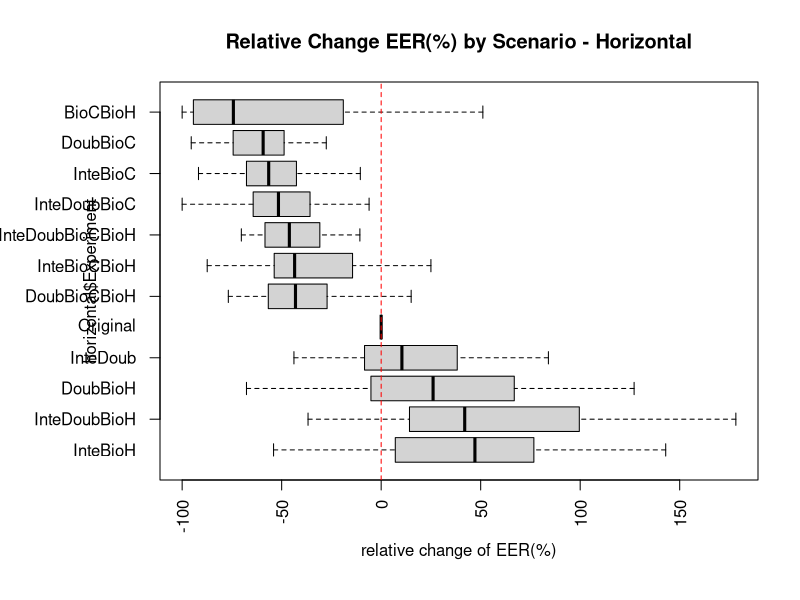

Generate this figure with R:
hOriginal<-c(0.0137931034,0.1172413793,0.1941747573,0.027972028,0.156,0.0502283105,0.087804878,0.1124497992,0.0220588235,0.1398601399,0.1623616236,0.1004366812,0.1836734694,0.1388888889,0.1352040816,0.1529411765,0.1,0.0522648084,0.0381679389,0.00456621,0.1728395062,0.0230769231,0.1166180758,0.0574712644,0.0546875,0.0072463768,0.0693641618,0.1481481481,0.1471698113,0.0444444444,0.0718954248,0.0847457627,0.1818181818,0.1379310345,0.2055674518,0.1118012422,0.032537961,0.0987341772,0.0419847328,0.135678392,0.0289855072)
hBioCBioH<-c(0.002008032128514056,0.004487776901570005,0.03680203045685279,0.010642642029503343,0.040160642570281124,0.001557632398753894,0.015986627155991185,0.14953271028037382,0.0017985611510791368,0.002008032128514056,0.13148148148148148,0.1074561403508772,0.0,0.1873065015479876,0.09974424552429667,0.12248995983935743,0.03306878306878307,0.0,0.025139664804469275,0.0743801652892562,0.040106951871657755,0.05622489959839357,0.001072961373390558,0.03076923076923077,0.05252918287937743,0.008620689655172414,0.015351232600435777,0.002617801047120419,0.06818181818181818,0.051094890510948905,0.010040160642570281,0.013157894736842105,0.07707725947521865,0.00778816199376947,0.001072961373390558,0.03477583638087498,0.4041916167664671,0.0,0.0019157088122605363,0.026759530791788857,0.043795620437956206)
hDoubBioC<-c(0.004016064257028112,0.06756756756756757,0.07106598984771574,0.025547445255474453,0.03614457831325301,0.024922118380062305,0.05472228554061241,0.06542056074766354,0.008992805755395683,0.050200803212851405,0.09444444444444444,0.039473684210526314,0.08115183246073299,0.04953560371517028,0.029411764705882353,0.101334750767777,0.04497354497354497,0.019230769230769232,0.019553072625698324,0.045454545454545456,0.07034396250082525,0.002008032128514056,0.054032833243659206,0.025,0.007782101167315175,0.0072992700729927005,0.029595015576323987,0.03795811518324607,0.056818181818181816,0.0036496350364963502,0.03413654618473896,0.015789473684210527,0.1316660592808552,0.018691588785046728,0.05150214592274678,0.029595015576323987,0.017964071856287425,0.039461604924937894,0.0019157088122605363,0.06463831867057673,0.0072992700729927005)
hDoubBioH<-c(0.02125744356737294,0.22788730374937272,0.20440096594549306,0.04667959777448828,0.15575120996807745,0.047646481457773227,0.11549274371248386,0.22330443268400704,0.04387960220059247,0.1481029011149493,0.26711833785004513,0.16581565854935848,0.1737721266517078,0.22512485593545908,0.13940364690170476,0.2387550200803213,0.10961582700713135,0.038566854831915076,0.08667747025459507,0.13831654024680176,0.20510662177328842,0.0754556688291628,0.10612620278031507,0.0686335403726708,0.07204523346303501,0.0676440976591996,0.10385716600939982,0.10011357655336713,0.17322876653862568,0.0880778588807786,0.11406409953539648,0.0644513826940232,0.1790345602526725,0.07664625631109678,0.18344659036719124,0.1409657320872274,0.40718562874251496,0.09138405875364511,0.013571677364780812,0.10797491039426524,0.056726654920714825)
hInteBioC<-c(0.004016064257028112,0.04885654885654886,0.07614213197969544,0.032846715328467155,0.07630522088353414,0.02336448598130841,0.03271028037383177,0.06230529595015576,0.02158273381294964,0.08032128514056225,0.08518518518518518,0.08991228070175439,0.06282722513089005,0.04489164086687306,0.034526854219948847,0.10936687928183322,0.04497354497354497,0.022727272727272728,0.0111731843575419,0.049586776859504134,0.05789925397768535,0.009870250231696015,0.0669083697243459,0.019230769230769232,0.013618677042801557,0.06204379562043796,0.04027335098049808,0.04319371727748691,0.11553030303030302,0.0036496350364963502,0.03413654618473896,0.039473684210526314,0.08984375,0.01557632398753894,0.07081545064377683,0.024922118380062305,0.020958083832335328,0.03323793066205854,0.009578544061302681,0.10756761159986966,0.0072992700729927005)
hInteBioH<-c(0.014360891843235008,0.1860778550433723,0.2496919816667488,0.06796488183349497,0.22834929461435485,0.03996500661460334,0.12186763923714003,0.22170926697443982,0.06382247143461701,0.2306709354902126,0.23884372177055102,0.1775006546216287,0.16565160095451795,0.23341845382025264,0.15176802283459756,0.23459721237892747,0.11746031746031746,0.05109950290673182,0.0592136125207898,0.13625042454432243,0.14811513831121675,0.07361754711152302,0.14669853226391721,0.08031533683707598,0.09742825875486381,0.20859551975836899,0.13921452109556479,0.09476716806559737,0.2572289799402475,0.0880778588807786,0.11733207339160563,0.10771632471008027,0.11602587463556852,0.0633526694596627,0.23053767286599902,0.11973452526073411,0.40918562874251496,0.07186251215034022,0.034221525600835946,0.23305637015314434,0.043795620437956206)
hInteDoub<-c(0.0129206481096801,0.18366908022080436,0.174227490020206,0.06842427645347353,0.23087220677582124,0.05502923227926428,0.11790897348225819,0.13669631798220921,0.056072788827761316,0.20031173645631478,0.19448961156278227,0.12676747839748626,0.20782134843466182,0.2080461458498113,0.12534151514887004,0.21796598157335223,0.10129974695192087,0.053521779425393885,0.036867243805705996,0.09536208913543907,0.14286657423912325,0.02157862218103182,0.14712083484528085,0.04349020544672719,0.048759727626459144,0.06569343065693431,0.09587992725046368,0.1116720684783512,0.18899381135296628,0.03317112733171128,0.07032049767698244,0.10071364852809991,0.1572256134596696,0.07747878397249973,0.22698100460975995,0.10571583367194906,0.059880239520958084,0.08557889620909385,0.03847589192416778,0.17159498207885304,0.004310344827586207)
hDoubBioCBioH<-c(0.0054563079905830215,0.16551724137931034,0.1280370607658568,0.02097902097902098,0.07738646895273402,0.030619212222079972,0.06394650862396474,0.0784446195998949,0.03676470588235294,0.0979020979020979,0.09245709123757903,0.038328096360303744,0.07666417352281227,0.039089512101421434,0.0315634192540349,0.08628632175761872,0.05197837589141937,0.02108433734939759,0.04198473282442748,0.028595418695045095,0.12190532778768072,0.02123880135928329,0.050472978891127264,0.03327759197324415,0.02146157587548638,0.0603448275862069,0.07981740586678192,0.0593991523310895,0.08322663252240717,0.03333333333333333,0.06209150326797386,0.03916146297948261,0.09762588070942663,0.05483940272854227,0.09282109362581466,0.08126777732629012,0.017964071856287425,0.06358678042985204,0.00974025974025974,0.0680596285434995,0.01658066951925497)
hInteBioCBioH<-c(0.002008032128514056,0.14241881138432863,0.1482800256271253,0.03496503496503497,0.10956647101225414,0.024495369777663978,0.06700098776688701,0.05192733551026536,0.04411764705882353,0.15034965034965034,0.08699186991869919,0.034956794972505895,0.09367097624390071,0.03190323382522429,0.03454867627418975,0.08642806520198441,0.05368069933287325,0.030120481927710843,0.015267175572519083,0.028812408015396807,0.07993332012939855,0.023246833487797346,0.07924273326743327,0.034460105112279024,0.027328550583657588,0.14655172413793102,0.10138116075126502,0.047480539627136484,0.12601365770379855,0.03333333333333333,0.06209150326797386,0.05508474576271186,0.06586719509232264,0.04621871307336986,0.11365442695914799,0.05952864689150752,0.020958083832335328,0.04648180149044173,0.022727272727272728,0.14165852069077875,0.0036496350364963502)
hInteDoubBioC<-c(0.008904583852651988,0.1458670872463976,0.08539500271056133,0.02097902097902098,0.14653485737823088,0.019929159732001878,0.02756629435453233,0.04012310925946778,0.01830300465509945,0.10191816215912601,0.08523035230352304,0.056592039800995024,0.07169569398440004,0.05324738423990418,0.02943358676012325,0.11957240727616347,0.04838969404186796,0.018556744460358918,0.028487355537549577,0.04164308087097626,0.076021654453027,0.011538461538461539,0.06342984772081733,0.010797897754419493,0.03514105058365759,0.0,0.03201699890155403,0.04622704230034073,0.07725138711054204,0.022222222222222223,0.030159855106701314,0.04808206958073149,0.04670417274052478,0.06190245998496079,0.1606262915275791,0.06989028850060951,0.008982035928143712,0.04370072362026137,0.013571677364780812,0.0680596285434995,0.004310344827586207)
hInteDoubBioH<-c(0.03160227115357984,0.496551724137931,0.28266226405795675,0.0979020979020979,0.21537431778395633,0.058123159646652156,0.10885191094901603,0.18413842285027962,0.09183241641980534,0.2802398404808043,0.17583559168925023,0.09403639696255564,0.1993802756704776,0.14690628460373778,0.13179647879332768,0.20879990550437041,0.14337474120082816,0.06674951554469627,0.04757132500319843,0.07480470961168345,0.21243480557206046,0.040639481000926785,0.16737258974711897,0.03830625895843287,0.062469601167315175,0.1724137931034483,0.19298435164676858,0.23517271946591317,0.20894686299615878,0.04063260340632603,0.17595873690841798,0.15022301516503123,0.1742627854713314,0.17708669029970997,0.3739866475917978,0.22311391033455236,0.059880239520958084,0.3680473053245491,0.026558690351793802,0.19208211143695014,0.02586206896551724)
hInteDoubBioCBioH<-c(0.006024096385542169,0.1458670872463976,0.08815484697649204,0.013986013986013986,0.11708371949335805,0.026159689327017455,0.05316465314185852,0.07193259017377923,0.01830300465509945,0.10392619428764008,0.08979223125564588,0.0672623723487824,0.07169569398440004,0.09608822399493797,0.056279077887276,0.11640680368532955,0.049045318610536,0.015544696267587834,0.020853767751290032,0.03414279784142798,0.07580709051297287,0.013716404077849862,0.07537319035523468,0.022336359292881032,0.02925887645914397,0.0,0.037365170259125204,0.05661514169367572,0.13142872385830132,0.03317112733171128,0.02563193952279707,0.052765388046387154,0.06775009110787172,0.042270920614459126,0.10710737561595932,0.06369362047947988,0.0658682634730539,0.046238794686251215,0.013571677364780812,0.09636689475399152,0.0)

hBioCBioH<-(hBioCBioH-hOriginal)/hOriginal*100
hDoubBioC<-(hDoubBioC-hOriginal)/hOriginal*100
hDoubBioH<-(hDoubBioH-hOriginal)/hOriginal*100
hInteBioC<-(hInteBioC-hOriginal)/hOriginal*100
hInteBioH<-(hInteBioH-hOriginal)/hOriginal*100
hInteDoub<-(hInteDoub-hOriginal)/hOriginal*100
hDoubBioCBioH<-(hDoubBioCBioH-hOriginal)/hOriginal*100
hInteBioCBioH<-(hInteBioCBioH-hOriginal)/hOriginal*100
hInteDoubBioH<-(hInteDoubBioH-hOriginal)/hOriginal*100
hInteDoubBioC<-(hInteDoubBioC-hOriginal)/hOriginal*100
hInteDoubBioCBioH<-(hInteDoubBioCBioH-hOriginal)/hOriginal*100
hOriginal<-(hOriginal-hOriginal)/hOriginal*100

horizontal<-matrix(c(hOriginal,hBioCBioH,hDoubBioC,hDoubBioH,hInteBioC,hInteBioH,hInteDoub,hDoubBioCBioH,hInteBioCBioH,hInteDoubBioH,hInteDoubBioC,hInteDoubBioCBioH),nrow=492)


ex0=rep('Original',41)
ex1=rep('BioCBioH',41)
ex2=rep('DoubBioC',41)
ex3=rep('DoubBioH',41)
ex4=rep('InteBioC',41)
ex5=rep('InteBioH',41)
ex6=rep('InteDoub',41)
ex7=rep('DoubBioCBioH',41)
ex8=rep('InteBioCBioH',41)
ex9=rep('InteDoubBioH',41)
ex10=rep('InteDoubBioC',41)
ex11=rep('InteDoubBioCBioH',41)
ex<-c(ex0,ex1,ex2,ex3,ex4,ex5,ex6,ex7,ex8,ex9,ex10,ex11)

horizontal<-data.frame(EER=horizontal,Experiment=ex)
par(mar=c(6,8,4.1,2.1),mgp=c(3,1,0))


r<-tapply(horizontal$EER, horizontal$Experiment, median)
x<-boxplot(horizontal$EER ~ horizontal$Experiment,col = "lightgray",yaxt = "n",   horizontal=TRUE,at=rank(-r),main="Relative Change EER(%) by Scenario - Horizontal",xlab="relative change of EER(%)",las=3,outline=FALSE)


abline(v =0, col = "red", lty = 2)
axis(2, labels = FALSE)
text(y =  rank(-r), x = par("usr")[1]-12,  adj = 1,
     labels = x$names, xpd = TRUE) 

